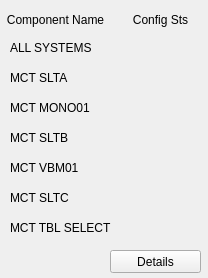
<?xml version="1.0" encoding="UTF-8"?>
<ui version="4.0">
 <class>Form</class>
 <widget class="QWidget" name="Form">
  <property name="geometry">
   <rect>
    <x>0</x>
    <y>0</y>
    <width>208</width>
    <height>278</height>
   </rect>
  </property>
  <property name="windowTitle">
   <string>Form</string>
  </property>
  <widget class="QLabel" name="label">
   <property name="geometry">
    <rect>
     <x>10</x>
     <y>100</y>
     <width>101</width>
     <height>16</height>
    </rect>
   </property>
   <property name="text">
    <string>MCT MONO01</string>
   </property>
  </widget>
  <widget class="QESimpleShape" name="qesimpleshape_25">
   <property name="geometry">
    <rect>
     <x>150</x>
     <y>100</y>
     <width>21</width>
     <height>21</height>
    </rect>
   </property>
   <property name="colour0" stdset="0">
    <color>
     <red>0</red>
     <green>255</green>
     <blue>0</blue>
    </color>
   </property>
   <property name="colour1" stdset="0">
    <color>
     <red>255</red>
     <green>0</green>
     <blue>0</blue>
    </color>
   </property>
   <property name="variable" stdset="0">
    <string>MCTMONO01:CFG_STS</string>
   </property>
   <property name="displayAlarmStateOption" stdset="0">
    <enum>QESimpleShape::Never</enum>
   </property>
  </widget>
  <widget class="QLabel" name="label_2">
   <property name="geometry">
    <rect>
     <x>0</x>
     <y>10</y>
     <width>111</width>
     <height>20</height>
    </rect>
   </property>
   <property name="text">
    <string>Component Name</string>
   </property>
   <property name="alignment">
    <set>Qt::AlignCenter</set>
   </property>
  </widget>
  <widget class="QLabel" name="label_4">
   <property name="geometry">
    <rect>
     <x>130</x>
     <y>10</y>
     <width>61</width>
     <height>20</height>
    </rect>
   </property>
   <property name="text">
    <string>Config Sts</string>
   </property>
   <property name="alignment">
    <set>Qt::AlignCenter</set>
   </property>
  </widget>
  <widget class="QLabel" name="label_3">
   <property name="geometry">
    <rect>
     <x>10</x>
     <y>160</y>
     <width>101</width>
     <height>16</height>
    </rect>
   </property>
   <property name="text">
    <string>MCT VBM01</string>
   </property>
  </widget>
  <widget class="QLabel" name="label_5">
   <property name="geometry">
    <rect>
     <x>10</x>
     <y>70</y>
     <width>101</width>
     <height>16</height>
    </rect>
   </property>
   <property name="text">
    <string>MCT SLTA</string>
   </property>
  </widget>
  <widget class="QLabel" name="label_6">
   <property name="geometry">
    <rect>
     <x>10</x>
     <y>130</y>
     <width>101</width>
     <height>16</height>
    </rect>
   </property>
   <property name="text">
    <string>MCT SLTB</string>
   </property>
  </widget>
  <widget class="QLabel" name="label_7">
   <property name="geometry">
    <rect>
     <x>10</x>
     <y>190</y>
     <width>101</width>
     <height>16</height>
    </rect>
   </property>
   <property name="text">
    <string>MCT SLTC</string>
   </property>
  </widget>
  <widget class="QLabel" name="label_8">
   <property name="geometry">
    <rect>
     <x>10</x>
     <y>220</y>
     <width>101</width>
     <height>16</height>
    </rect>
   </property>
   <property name="text">
    <string>MCT TBL SELECT</string>
   </property>
  </widget>
  <widget class="QESimpleShape" name="qesimpleshape_26">
   <property name="geometry">
    <rect>
     <x>150</x>
     <y>160</y>
     <width>21</width>
     <height>21</height>
    </rect>
   </property>
   <property name="colour0" stdset="0">
    <color>
     <red>0</red>
     <green>255</green>
     <blue>0</blue>
    </color>
   </property>
   <property name="colour1" stdset="0">
    <color>
     <red>255</red>
     <green>0</green>
     <blue>0</blue>
    </color>
   </property>
   <property name="variable" stdset="0">
    <string>MCTVBM01:CFG_STS</string>
   </property>
   <property name="displayAlarmStateOption" stdset="0">
    <enum>QESimpleShape::Never</enum>
   </property>
  </widget>
  <widget class="QESimpleShape" name="qesimpleshape_27">
   <property name="geometry">
    <rect>
     <x>150</x>
     <y>70</y>
     <width>21</width>
     <height>21</height>
    </rect>
   </property>
   <property name="colour0" stdset="0">
    <color>
     <red>0</red>
     <green>255</green>
     <blue>0</blue>
    </color>
   </property>
   <property name="colour1" stdset="0">
    <color>
     <red>255</red>
     <green>0</green>
     <blue>0</blue>
    </color>
   </property>
   <property name="variable" stdset="0">
    <string>MCTSLT01:CFG_STS</string>
   </property>
   <property name="displayAlarmStateOption" stdset="0">
    <enum>QESimpleShape::Never</enum>
   </property>
  </widget>
  <widget class="QESimpleShape" name="qesimpleshape_28">
   <property name="geometry">
    <rect>
     <x>150</x>
     <y>130</y>
     <width>21</width>
     <height>21</height>
    </rect>
   </property>
   <property name="colour0" stdset="0">
    <color>
     <red>0</red>
     <green>255</green>
     <blue>0</blue>
    </color>
   </property>
   <property name="colour1" stdset="0">
    <color>
     <red>255</red>
     <green>0</green>
     <blue>0</blue>
    </color>
   </property>
   <property name="variable" stdset="0">
    <string>MCTSLT02:CFG_STS</string>
   </property>
   <property name="displayAlarmStateOption" stdset="0">
    <enum>QESimpleShape::Never</enum>
   </property>
  </widget>
  <widget class="QESimpleShape" name="qesimpleshape_29">
   <property name="geometry">
    <rect>
     <x>150</x>
     <y>190</y>
     <width>21</width>
     <height>21</height>
    </rect>
   </property>
   <property name="colour0" stdset="0">
    <color>
     <red>0</red>
     <green>255</green>
     <blue>0</blue>
    </color>
   </property>
   <property name="colour1" stdset="0">
    <color>
     <red>255</red>
     <green>0</green>
     <blue>0</blue>
    </color>
   </property>
   <property name="variable" stdset="0">
    <string>MCTSLT03:CFG_STS</string>
   </property>
   <property name="displayAlarmStateOption" stdset="0">
    <enum>QESimpleShape::Never</enum>
   </property>
  </widget>
  <widget class="QESimpleShape" name="qesimpleshape_30">
   <property name="geometry">
    <rect>
     <x>150</x>
     <y>220</y>
     <width>21</width>
     <height>21</height>
    </rect>
   </property>
   <property name="colour0" stdset="0">
    <color>
     <red>0</red>
     <green>255</green>
     <blue>0</blue>
    </color>
   </property>
   <property name="colour1" stdset="0">
    <color>
     <red>255</red>
     <green>0</green>
     <blue>0</blue>
    </color>
   </property>
   <property name="variable" stdset="0">
    <string>MCTCFG01:TABLE_SEL_CFG_STS</string>
   </property>
   <property name="displayAlarmStateOption" stdset="0">
    <enum>QESimpleShape::Never</enum>
   </property>
  </widget>
  <widget class="QESimpleShape" name="qesimpleshape_31">
   <property name="geometry">
    <rect>
     <x>150</x>
     <y>40</y>
     <width>21</width>
     <height>21</height>
    </rect>
   </property>
   <property name="colour0" stdset="0">
    <color>
     <red>0</red>
     <green>255</green>
     <blue>0</blue>
    </color>
   </property>
   <property name="colour1" stdset="0">
    <color>
     <red>255</red>
     <green>0</green>
     <blue>0</blue>
    </color>
   </property>
   <property name="variable" stdset="0">
    <string>MCTALL:CFG_STS</string>
   </property>
   <property name="displayAlarmStateOption" stdset="0">
    <enum>QESimpleShape::Never</enum>
   </property>
  </widget>
  <widget class="QLabel" name="label_9">
   <property name="geometry">
    <rect>
     <x>10</x>
     <y>40</y>
     <width>121</width>
     <height>16</height>
    </rect>
   </property>
   <property name="text">
    <string>ALL SYSTEMS</string>
   </property>
  </widget>
  <widget class="QEPushButton" name="qepushbutton">
   <property name="geometry">
    <rect>
     <x>110</x>
     <y>250</y>
     <width>91</width>
     <height>23</height>
    </rect>
   </property>
   <property name="text">
    <string>Details</string>
   </property>
   <property name="variable" stdset="0">
    <string/>
   </property>
   <property name="guiFile" stdset="0">
    <string>MCT_compare_individual.ui</string>
   </property>
   <property name="creationOption" stdset="0">
    <enum>QEPushButton::NewWindow</enum>
   </property>
  </widget>
 </widget>
 <customwidgets>
  <customwidget>
   <class>QEPushButton</class>
   <extends>QPushButton</extends>
   <header>QEPushButton.h</header>
  </customwidget>
  <customwidget>
   <class>QESimpleShape</class>
   <extends>QSimpleShape</extends>
   <header>QESimpleShape.h</header>
  </customwidget>
  <customwidget>
   <class>QSimpleShape</class>
   <extends>QWidget</extends>
   <header>QSimpleShape.h</header>
  </customwidget>
 </customwidgets>
 <resources/>
 <connections/>
</ui>
